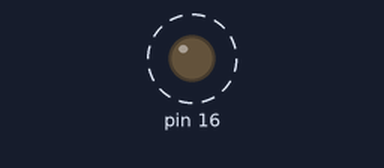
The sketch below on a simulated Arduino Uno, built with avr-gcc and run on an emulated ATmega328P. Parts: output pins drawn as LEDs (lit = HIGH). Dashed ring = blinking.

Above: at 0.5 s.
Timing chart, 0 to 3.5 s (numbered marks = the images above):
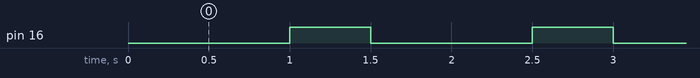

Measured:
- by itself, pin 16: alternates HIGH for 0.50 s and LOW for 1.0 s

The sketch:

lab01.ino
```cpp
void setup() {
pinMode(16,OUTPUT);

}
void loop() {
digitalWrite(16,0);
delay(1000);
digitalWrite(16,1);
delay(500);
}
```

ABC.ino
```cpp
void ABC(){

}
```
